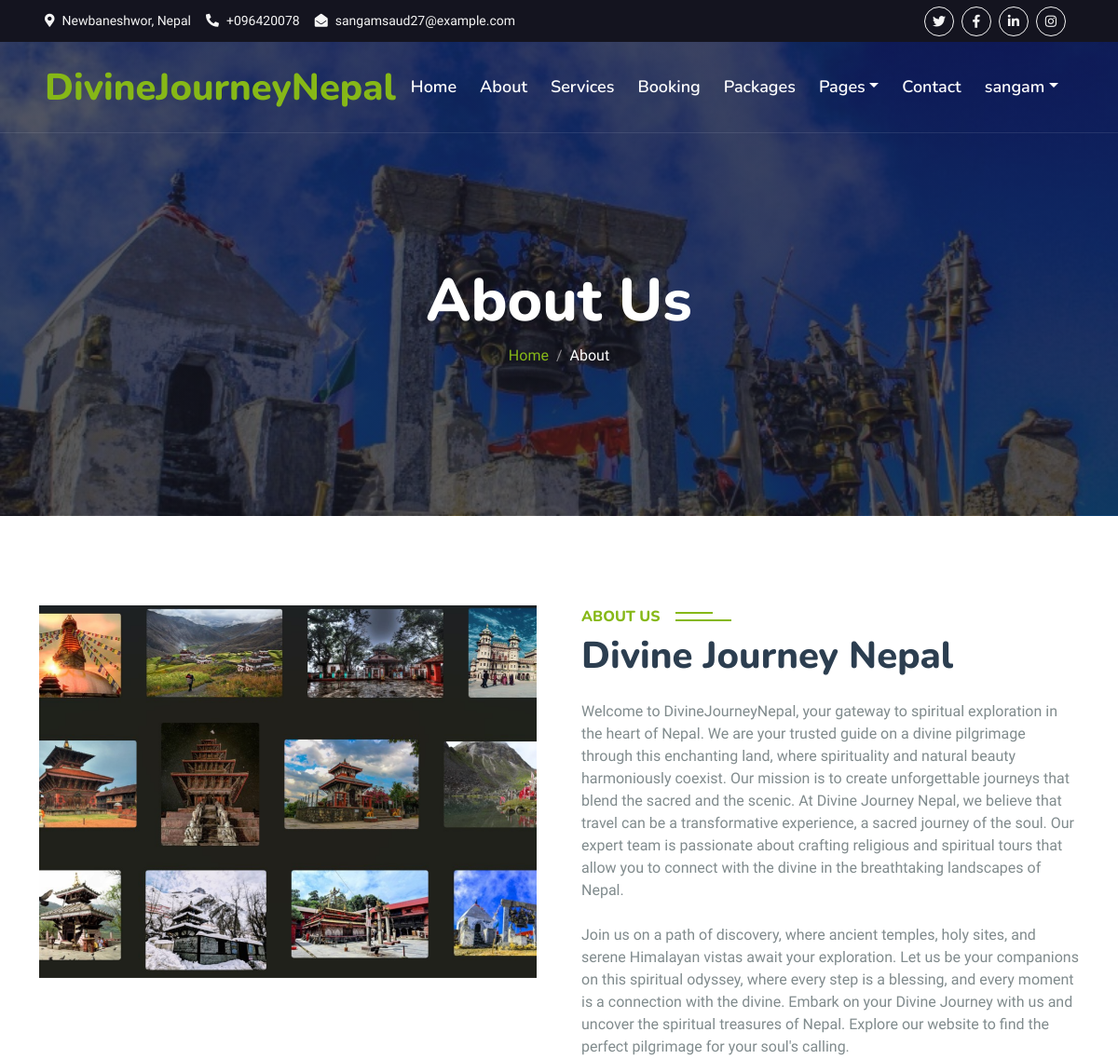
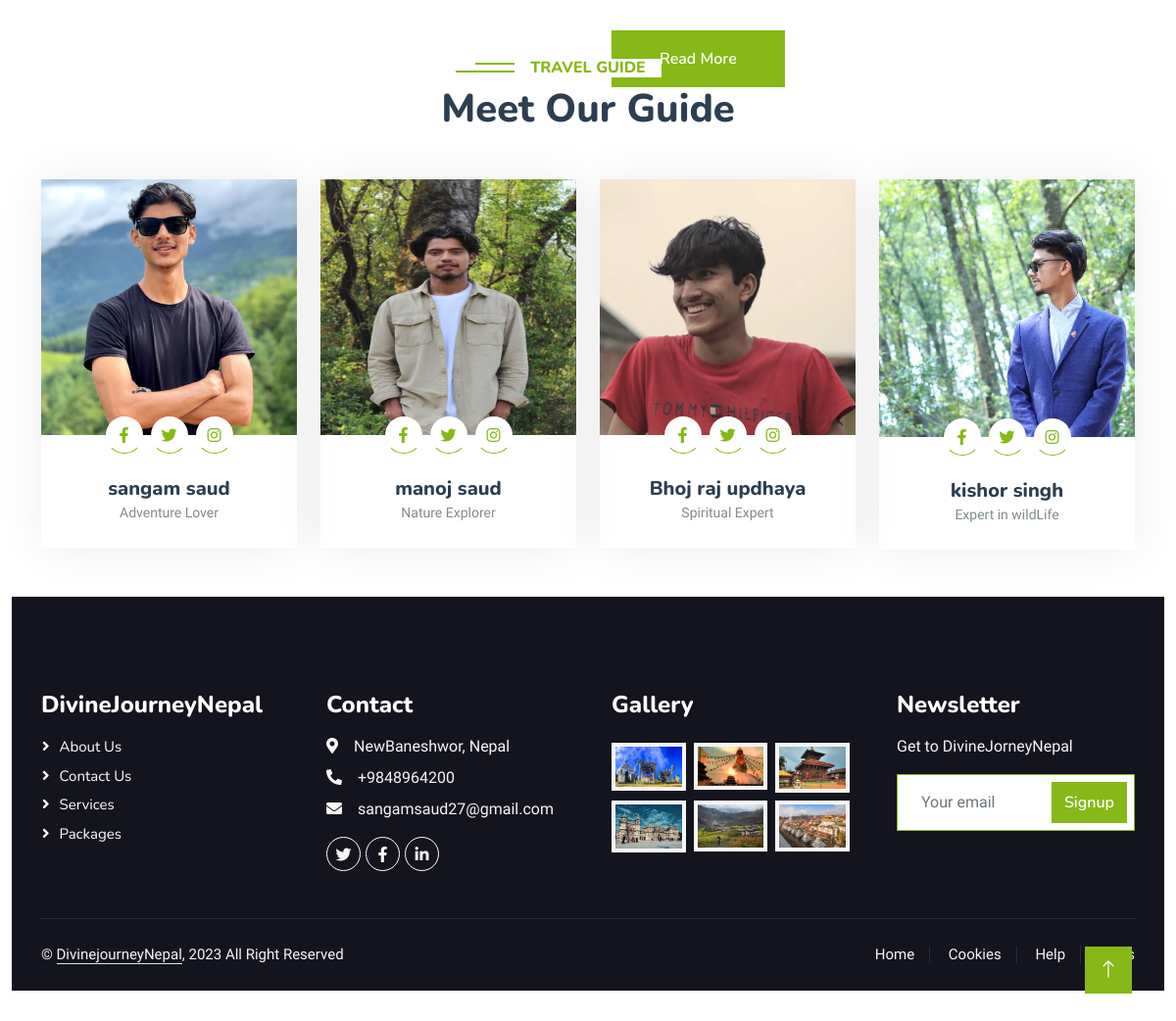
Screenshot of /about (signed in) with the database file from the repository (2 pictures, top to bottom).
### home/models.py (models this page shows, shortened)
class About(models.Model):
    title = models.CharField(max_length=300)
    image = models.ImageField(upload_to='media')
    description_1 = models.TextField()
    description_2 = models.TextField()

class Team (models.Model):
    name = models.CharField(max_length=300)
    image = models.ImageField(upload_to='media')
    designation = models.CharField(max_length=300)

### home/views.py (the view)
# urls.py: path('about', about, name = 'about'),
def about(request):
    views = {}
    views['abouts'] = About.objects.all()
    views['teams'] = Team.objects.all()
    return render(request ,'about.html', views)

### templates/about.html
{% extends 'base.html' %}
{% load static %}
{% block content %}
        <div class="container-fluid bg-primary py-5 mb-5 hero-header">
            <div class="container py-5">
                <div class="row justify-content-center py-5">
                    <div class="col-lg-10 pt-lg-5 mt-lg-5 text-center">
                        <h1 class="display-3 text-white animated slideInDown">About Us</h1>
                        <nav aria-label="breadcrumb">
                            <ol class="breadcrumb justify-content-center">
                                <li class="breadcrumb-item"><a href="/">Home</a></li>
                                <li class="breadcrumb-item text-white active" aria-current="page">About</li>
                            </ol>
                        </nav>
                    </div>
                </div>
            </div>
        </div>
    </div>
<div class="container-xxl py-5">
    {% for ab in abouts %}
    <div class="container">
        <div class="row g-5">
            <div class="col-lg-6 wow fadeInUp" data-wow-delay="0.1s" style="height: 400px;">
                <div class="position-relative h-100">
                    <img class="img-fluid position-absolute" src="{{ ab.image.url }}" alt="" style="object-fit: cover; width: 100%; height: 100%;">
                </div>
            </div>
            <div class="col-lg-6 wow fadeInUp" data-wow-delay="0.3s" style="height: 400px;">
                <h6 class="section-title bg-white text-start text-primary pe-3">About Us</h6>
                <h1 class="mb-4">{{ ab.title }}</h1>
                <div>
                    <p class="mb-4">{{ ab.description_1 }}</p>
                </div>
                <p class="mb-4">{{ ab.description_2 }}</p>
                <a class="btn btn-primary py-3 px-5 mt-2" href="about">Read More</a>
            </div>
        </div>
    </div>
    {% endfor %}
</div>
<br><br>
    <div class="container-xxl py-5">
        <div class="container">
            <div class="text-center wow fadeInUp" data-wow-delay="0.1s">
                <h6 class="section-title bg-white text-center text-primary px-3">Travel Guide</h6>
                <h1 class="mb-5">Meet Our Guide</h1>
            </div>
            <div class="row g-4">
                {% for team in teams %}
                <div class="col-lg-3 col-md-6 wow fadeInUp" data-wow-delay="0.1s">
                    <div class="team-item">
                        <div class="overflow-hidden">
                            <img class="img-fluid" src="{{team.image.url}}" alt="">
                        </div>
                        <div class="position-relative d-flex justify-content-center" style="margin-top: -19px;">
                            <a class="btn btn-square mx-1" href=""><i class="fab fa-facebook-f"></i></a>
                            <a class="btn btn-square mx-1" href=""><i class="fab fa-twitter"></i></a>
                            <a class="btn btn-square mx-1" href=""><i class="fab fa-instagram"></i></a>
                        </div>
                        <div class="text-center p-4">
                            <h5 class="mb-0">{{team.name}}</h5>
                            <small>{{team.designation}}</small>
                        </div>
                    </div>
                </div>
            {% endfor %}
        </div>
    </div>
{% endblock %}

### templates/base.html (shortened to what this page needs)
<!DOCTYPE html>
{% load static %}
<html lang="en">
<head>
    <link href="https://cdnjs.cloudflare.com/ajax/libs/font-awesome/5.10.0/css/all.min.css" rel="stylesheet">
    <link href="https://cdn.jsdelivr.net/npm/bootstrap-icons@1.4.1/font/bootstrap-icons.css" rel="stylesheet">
    <link href="{% static 'lib/animate/animate.min.css' %}" rel="stylesheet">
    <link href="{% static 'lib/owlcarousel/assets/owl.carousel.min.css' %}" rel="stylesheet">
    <link href="{% static 'lib/tempusdominus/css/tempusdominus-bootstrap-4.min.css' %}" rel="stylesheet" />
    <link href="{% static 'css/bootstrap.min.css' %}" rel="stylesheet">
    <link href="{% static 'css/style.css' %}" rel="stylesheet">
</head>
<body>
    <div class="container-fluid bg-dark px-5 d-none d-lg-block">
        <div class="row gx-0">
            <div class="col-lg-8 text-center text-lg-start mb-2 mb-lg-0">
                <div class="d-inline-flex align-items-center" style="height: 45px;">
                    <small class="me-3 text-light"><i class="fa fa-map-marker-alt me-2"></i>Newbaneshwor, Nepal</small>
                    <small class="me-3 text-light"><i class="fa fa-phone-alt me-2"></i>+096420078</small>
                    <small class="text-light"><i class="fa fa-envelope-open me-2"></i>sangamsaud27@example.com</small>
                </div>
            </div>
            <div class="col-lg-4 text-center text-lg-end">
                <div class="d-inline-flex align-items-center" style="height: 45px;">
                    <a class="btn btn-sm btn-outline-light btn-sm-square rounded-circle me-2" href="https://twitter.com/sangamsaud27"><i class="fab fa-twitter fw-normal"></i></a>
                    <a class="btn btn-sm btn-outline-light btn-sm-square rounded-circle me-2" href="https://www.facebook.com/sangam.saud.33"><i class="fab fa-facebook-f fw-normal"></i></a>
                    <a class="btn btn-sm btn-outline-light btn-sm-square rounded-circle me-2" href=""><i class="fab fa-linkedin-in fw-normal"></i></a>
                    <a class="btn btn-sm btn-outline-light btn-sm-square rounded-circle me-2" href="https://www.instagram.com/sangamsaud27/"><i class="fab fa-instagram fw-normal"></i></a>
                </div>
            </div>
        </div>
    </div>
    <div class="container-fluid position-relative p-0">
        <nav class="navbar navbar-expand-lg navbar-light px-4 px-lg-5 py-3 py-lg-0">
            <a href="/" class="navbar-brand p-0">
                <h1 class="text-primary m-0">DivineJourneyNepal</h1>
            </a>
            <div class="collapse navbar-collapse" id="navbarCollapse">
                <div class="navbar-nav ms-auto py-0">
                    <a href="/" class="nav-item nav-link ">Home</a>
                    <a href="about" class="nav-item nav-link">About</a>
                    <a href="service" class="nav-item nav-link">Services</a>
                    <a href="booking" class="nav-item nav-link">Booking</a>
                    <a href="package" class="nav-item nav-link">Packages</a>
                    <div class="nav-item dropdown">
                        <a href="#" class="nav-link dropdown-toggle" data-bs-toggle="dropdown">Pages</a>
                    </div>
                    <a href="contact" class="nav-item nav-link">Contact</a>
                </div>
                <div class="btn-group">
                     <div class="navbar-nav ml-auto">
                    {% if user.is_authenticated %}
                    <div class="nav-item dropdown">
                        <a href="#" class="nav-link dropdown-toggle" data-toggle="dropdown">{{user.username}}</a>
                    </div>
                    {% endif %}
                </div>
                </div>
            </div>
        </nav>
    {% block content %}
    {% endblock %}
      <div class="container-fluid bg-dark text-light footer pt-5 mt-5 wow fadeIn" data-wow-delay="0.1s">
        <div class="container py-5">
            <div class="row g-5">
                <div class="col-lg-3 col-md-6">
                    <h4 class="text-white mb-3">DivineJourneyNepal</h4>
                    <a class="btn btn-link" href="about">About Us</a>
                    <a class="btn btn-link" href="contact">Contact Us</a>
                    <a class="btn btn-link" href="service">Services</a>
                    <a class="btn btn-link" href="package">packages</a>
                </div>
                <div class="col-lg-3 col-md-6">
                    <h4 class="text-white mb-3">Contact</h4>
                    <p class="mb-2"><i class="fa fa-map-marker-alt me-3"></i>NewBaneshwor, Nepal</p>
                    <p class="mb-2"><i class="fa fa-phone-alt me-3"></i>+9848964200</p>
                    <p class="mb-2"><i class="fa fa-envelope me-3"></i>sangamsaud27@gmail.com</p>
                    <div class="d-flex pt-2">
                        <a class="btn btn-outline-light btn-social" href="https://twitter.com/sangamsaud27"><i class="fab fa-twitter"></i></a>
                        <a class="btn btn-outline-light btn-social" href="https://www.facebook.com/sangam.saud.33"><i class="fab fa-facebook-f"></i></a>
                        <a class="btn btn-outline-light btn-social" href="https://www.instagram.com/sangamsaud27/"><i class="fab fa-linkedin-in"></i></a>
                    </div>
                </div>
                <div class="col-lg-3 col-md-6">
                    <h4 class="text-white mb-3">Gallery</h4>
                    <div class="row g-2 pt-2">
                        <div class="col-4">
                            <img class="img-fluid bg-light p-1" src="static/img/badimalikaa.jpg" alt="">
                        </div>
                        <div class="col-4">
                            <img class="img-fluid bg-light p-1" src="static/img/Swayambhunath.jpg" alt="">
                        </div>
                        <div class="col-4">
                            <img class="img-fluid bg-light p-1" src="static/img/changunarayan.jpg" alt="">
                        </div>
                        <div class="col-4">
                            <img class="img-fluid bg-light p-1" src="static/img/janakitemple.jpg" alt="">
                        </div>
                        <div class="col-4">
                            <img class="img-fluid bg-light p-1" src="static/img/kharpunath.jpg" alt="">
                        </div>
                        <div class="col-4">
                            <img class="img-fluid bg-light p-1" src="static/img/pashupatinath1.jpg" alt="">
                        </div>
                    </div>
                </div>
                <div class="col-lg-3 col-md-6">
                    <h4 class="text-white mb-3">Newsletter</h4>
                    <p>Get to DivineJorneyNepal</p>
                    <div class="position-relative mx-auto" style="max-width: 400px;">
                        <input class="form-control border-primary w-100 py-3 ps-4 pe-5" type="text" placeholder="Your email">
                        <a href="signup" class="btn btn-primary py-2 position-absolute top-0 end-0 mt-2 me-2">Signup</a>
                    </div>
                </div>
            </div>
        </div>
        <div class="container">
            <div class="copyright">
                <div class="row">
                    <div class="col-md-6 text-center text-md-start mb-3 mb-md-0">
                        &copy; <a class="border-bottom" href="/">DivinejourneyNepal</a>,  2023 All Right Reserved <a class="border-bottom" href="https://htmlcodex.com"></a>
                    </div>
                    <div class="col-md-6 text-center text-md-end">
                        <div class="footer-menu">
                            <a href="">Home</a>
                            <a href="">Cookies</a>
                            <a href="">Help</a>
                            <a href="">FQAs</a>
                        </div>
                    </div>
                </div>
            </div>
        </div>
    </div>
    <a href="#" class="btn btn-lg btn-primary btn-lg-square back-to-top"><i class="bi bi-arrow-up"></i></a>
</body>
</html>

### static/css/style.css (style rules this page uses)
:root { --primary: #86B817; --secondary: #FE8800; --light: #F5F5F5; --dark: #14141F; }
.back-to-top { position: fixed; display: none; right: 45px; bottom: 45px; z-index: 99; }
.btn { font-family: 'Nunito', sans-serif; font-weight: 600; transition: .5s; }
.btn.btn-primary, .btn.btn-secondary { color: #FFFFFF; }
.btn-square { width: 38px; height: 38px; }
.btn-sm-square { width: 32px; height: 32px; }
.btn-lg-square { width: 48px; height: 48px; }
.btn-square, .btn-sm-square, .btn-lg-square { padding: 0; display: flex; align-items: center; justify-content: center; font-weight: normal; border-radius: 0px; }
.navbar-light .navbar-nav .nav-link { font-family: 'Nunito', sans-serif; position: relative; margin-right: 25px; padding: 35px 0; color: #FFFFFF !important; font-size: 18px; font-weight: 600; outline: none; transition: .5s; }
@media (min-width: 992px) { .navbar-light { position: absolute; width: 100%; top: 0; left: 0; border-bottom: 1px solid rgba(256, 256, 256, .1); z-index: 999; } }
@media (min-width: 992px) { .navbar-light .navbar-nav .nav-link::before { position: absolute; content: ""; width: 0; height: 2px; bottom: -1px; left: 50%; background: var(--primary); transition: .5s; } }
.hero-header { background: linear-gradient(rgba(20, 20, 31, .7), rgba(20, 20, 31, .7)), url(../img/badimalikaa.jpg); background-position: center center; background-repeat: no-repeat; background-size: cover; }
.breadcrumb-item + .breadcrumb-item::before { color: rgba(255, 255, 255, .5); }
.section-title { position: relative; display: inline-block; text-transform: uppercase; }
.section-title::before { position: absolute; content: ""; width: calc(100% + 80px); height: 2px; top: 4px; left: -40px; background: var(--primary); z-index: -1; }
.section-title::after { position: absolute; content: ""; width: calc(100% + 120px); height: 2px; bottom: 5px; left: -60px; background: var(--primary); z-index: -1; }
.section-title.text-start::before { width: calc(100% + 40px); left: 0; }
.section-title.text-start::after { width: calc(100% + 60px); left: 0; }
.team-item { box-shadow: 0 0 45px rgba(0, 0, 0, .08); }
.team-item img { transition: .5s; }
.team-item .btn { background: #FFFFFF; color: var(--primary); border-radius: 20px; border-bottom: 1px solid var(--primary); }
.footer .btn.btn-social { margin-right: 5px; width: 35px; height: 35px; display: flex; align-items: center; justify-content: center; color: var(--light); font-weight: normal; border: 1px solid #FFFFFF; border-radius: 35px; transition: .3s; }
.footer .btn.btn-link { display: block; margin-bottom: 5px; padding: 0; text-align: left; color: #FFFFFF; font-size: 15px; font-weight: normal; text-transform: capitalize; transition: .3s; }
.footer .btn.btn-link::before { position: relative; content: "\f105"; font-family: "Font Awesome 5 Free"; font-weight: 900; margin-right: 10px; }
.footer .copyright { padding: 25px 0; font-size: 15px; border-top: 1px solid rgba(256, 256, 256, .1); }
.footer .copyright a { color: var(--light); }
.footer .footer-menu a { margin-right: 15px; padding-right: 15px; border-right: 1px solid rgba(255, 255, 255, .1); }
.footer .footer-menu a:last-child { margin-right: 0; padding-right: 0; border-right: none; }

### rows the page displays
About: image (picture), title "Divine Journey Nepal", description_1 "Welcome to DivineJourneyNepal, your gateway to spiritual exploration in the heart of Nepal. We are your trusted guide on a divine pilgrimage through this enchanting land, where spirituality and natural beauty harmoniously coexist. Our mission is to create unforgettable journeys that blend the sacred and the scenic. At Divine Journey Nepal, we believe that travel can be a transformative experience, a sacred journey of the soul. Our expert team is passionate about crafting religious and spiritual tours that allow you to connect with the divine in the breathtaking landscapes of Nepal.", description_2 "Join us on a path of discovery, where ancient temples, holy sites, and serene Himalayan vistas await your exploration. Let us be your companions on this spiritual odyssey, where every step is a blessing, and every moment is a connection with the divine. Embark on your Divine Journey with us and uncover the spiritual treasures of Nepal. Explore our website to find the perfect pilgrimage for your soul's calling."
Team: image (picture), name "sangam saud", designation "Adventure Lover"
Team: image (picture), name "manoj saud", designation "Nature Explorer"
Team: image (picture), name "Bhoj raj updhaya", designation "Spiritual Expert"
Team: image (picture), name "kishor singh", designation "Expert in wildLife"

### other values shown
{{ user.username }} "sangam"
